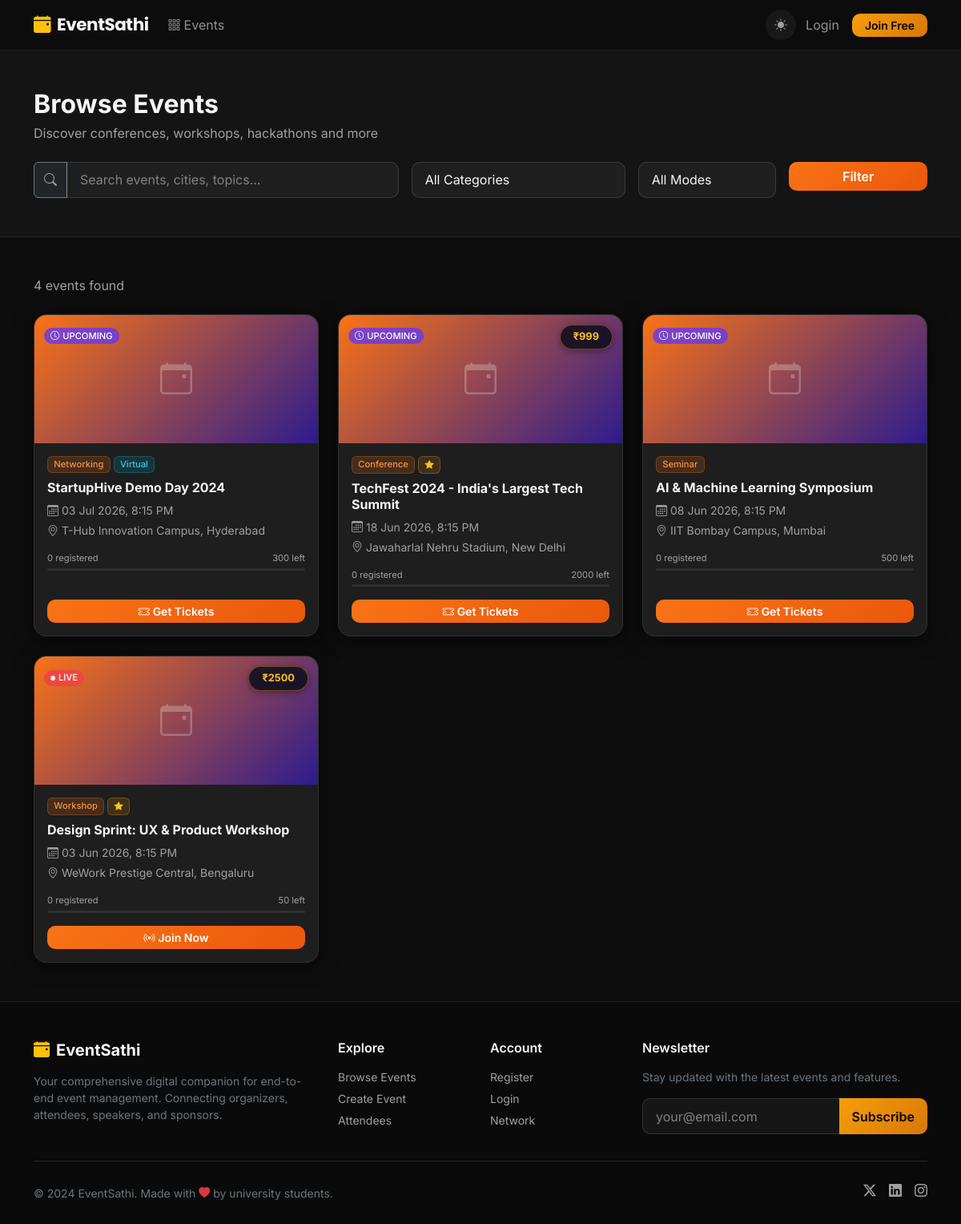
Screenshot of /events/ with the database file from the repository.
### events/models.py (models this page shows, shortened)
class Event(models.Model):
    STATUS_CHOICES = [
        ('draft', 'Draft'),
        ('published', 'Published'),
        ('ongoing', 'Ongoing'),
        ('completed', 'Completed'),
        ('cancelled', 'Cancelled'),
    ]
    CATEGORY_CHOICES = [
        ('conference', 'Conference'),
        ('workshop', 'Workshop'),
        ('seminar', 'Seminar'),
        ('webinar', 'Webinar'),
        ('hackathon', 'Hackathon'),
        ('cultural', 'Cultural'),
        ('sports', 'Sports'),
        ('networking', 'Networking'),
        ('other', 'Other'),
    ]
    organizer = models.ForeignKey(User, on_delete=models.CASCADE, related_name='organized_events')
    title = models.CharField(max_length=300)
    slug = models.SlugField(max_length=300, unique=True)
    description = models.TextField()
    category = models.CharField(max_length=50, choices=CATEGORY_CHOICES, default='conference')
    banner = models.ImageField(upload_to='event_banners/', blank=True, null=True)
    start_date = models.DateTimeField()
    end_date = models.DateTimeField()
    registration_start = models.DateTimeField(blank=True, null=True)
    registration_end = models.DateTimeField(blank=True, null=True)
    venue = models.CharField(max_length=300)
    city = models.CharField(max_length=100)
    is_virtual = models.BooleanField(default=False)
    virtual_link = models.URLField(blank=True)
    max_capacity = models.PositiveIntegerField(default=100)
    status = models.CharField(max_length=20, choices=STATUS_CHOICES, default='published')
    is_featured = models.BooleanField(default=False)
    tags = models.CharField(max_length=500, blank=True)
    created_at = models.DateTimeField(auto_now_add=True)
    updated_at = models.DateTimeField(auto_now=True)
    class Meta:
        ordering = ['-start_date']
    def get_registered_count(self):
        return self.registrations.filter(status='confirmed').count()
    def get_available_seats(self):
        return self.max_capacity - self.get_registered_count()
    def get_min_price(self):
        tiers = self.ticket_tiers.filter(is_active=True)
        if not tiers.exists():
            return None
        prices = [t.price for t in tiers]
        return min(prices)
    def get_live_status(self):
        now = timezone.now()
        if self.status == 'ongoing' or (self.start_date <= now <= self.end_date):
            return 'live'
        elif self.status in ('completed',) or self.end_date < now:
            return 'past'
        else:
            return 'upcoming'

class TicketTier(models.Model):
    event = models.ForeignKey(Event, on_delete=models.CASCADE, related_name='ticket_tiers')
    name = models.CharField(max_length=100)
    description = models.TextField(blank=True)
    price = models.DecimalField(max_digits=10, decimal_places=2, default=0.00)
    capacity = models.PositiveIntegerField(default=50)
    benefits = models.TextField(blank=True, help_text='One benefit per line')
    is_active = models.BooleanField(default=True)

### events/views.py (the view)
# urls.py: path('', views.event_list, name='event_list'),
def event_list(request):
    events = Event.objects.filter(status__in=['published', 'ongoing', 'completed'])
    query = request.GET.get('q', '')
    category = request.GET.get('category', '')
    mode = request.GET.get('mode', '')
    status_filter = request.GET.get('status', '')
    if query:
        events = events.filter(Q(title__icontains=query) | Q(description__icontains=query) | Q(city__icontains=query) | Q(tags__icontains=query))
    if category:
        events = events.filter(category=category)
    if mode == 'virtual':
        events = events.filter(is_virtual=True)
    elif mode == 'in-person':
        events = events.filter(is_virtual=False)
    if status_filter:
        events = events.filter(status=status_filter)
    return render(request, 'events/event_list.html', {
        'events': events.order_by('-start_date'),
        'query': query,
        'category': category,
        'categories': Event.CATEGORY_CHOICES,
        'mode': mode,
    })

### templates/events/event_list.html (shortened to what this page needs)
{% extends 'base.html' %}
{% block content %}
<div class="py-5" style="background:var(--es-dark-2); border-bottom:1px solid var(--es-border);">
    <div class="container">
        <h2 class="fw-bold mb-1">Browse Events</h2>
        <p class="text-muted mb-4">Discover conferences, workshops, hackathons and more</p>
        <form method="get" class="row g-3">
            <div class="col-lg-5">
                <div class="input-group">
                    <span class="input-group-text bg-dark border-secondary text-muted"><i class="bi bi-search"></i></span>
                    <input type="text" name="q" value="{{ query }}" class="form-control" placeholder="Search events, cities, topics...">
                </div>
            </div>
            <div class="col-lg-3">
                <select name="category" class="form-select">
                    <option value="">All Categories</option>
                </select>
            </div>
            <div class="col-lg-2">
                <select name="mode" class="form-select">
                    <option value="">All Modes</option>
                </select>
            </div>
            <div class="col-lg-2">
                <button type="submit" class="btn btn-primary w-100">Filter</button>
            </div>
        </form>
    </div>
</div>
<div class="container py-5">
    {% if events %}
    <div class="d-flex justify-content-between align-items-center mb-4">
        <p class="text-muted mb-0">{{ events|length }} event{{ events|length|pluralize }} found</p>
    </div>
    <div class="row gy-4">
        {% for event in events %}
        <div class="col-lg-4 col-md-6">
            {% include 'events/_event_card.html' with event=event %}
        </div>
        {% endfor %}
    </div>
    {% else %}
    <div class="text-center py-5">
        <i class="bi bi-calendar-x fs-1 text-muted mb-3 d-block"></i>
        <h5 class="fw-bold">No events found</h5>
        <p class="text-muted">Try adjusting your filters or <a href="{% url 'event_create' %}" class="text-warning">create a new event</a>.</p>
    </div>
    {% endif %}
</div>
{% endblock %}

### templates/events/_event_card.html (shortened to what this page needs)
{% with live_status=event.get_live_status min_price=event.get_min_price %}
<div class="card event-card h-100" style="position:relative;overflow:hidden;">
    <div style="position:absolute;top:12px;right:12px;z-index:10;">
        {% if min_price is not None %}
            {% if min_price == 0 %}
            <span class="badge px-3 py-2 fw-bold" style="background:rgba(16,185,129,0.92);color:#fff;font-size:0.8rem;border-radius:20px;box-shadow:0 2px 8px rgba(0,0,0,0.35);">FREE</span>
            {% else %}
            <span class="badge px-3 py-2 fw-bold" style="background:rgba(15,15,30,0.88);color:#fbbf24;border:1px solid rgba(245,158,11,0.4);font-size:0.8rem;border-radius:20px;box-shadow:0 2px 8px rgba(0,0,0,0.35);">₹{{ min_price|floatformat:0 }}</span>
            {% endif %}
        {% endif %}
    </div>
    <div style="position:absolute;top:12px;left:12px;z-index:10;">
        {% if live_status == 'live' %}
        <span class="badge px-2 py-1" style="background:rgba(239,68,68,0.9);color:#fff;font-size:0.7rem;border-radius:20px;">
            <span class="d-inline-block rounded-circle bg-white me-1" style="width:6px;height:6px;animation:pulse 1.2s infinite;"></span>LIVE
        </span>
        {% elif live_status == 'upcoming' %}
        <span class="badge px-2 py-1" style="background:rgba(108,61,225,0.85);color:#fff;font-size:0.7rem;border-radius:20px;">
            <i class="bi bi-clock me-1"></i>UPCOMING
        </span>
        {% else %}
        <span class="badge px-2 py-1" style="background:rgba(71,85,105,0.85);color:#cbd5e1;font-size:0.7rem;border-radius:20px;">
            <i class="bi bi-check2-circle me-1"></i>PAST
        </span>
        {% endif %}
    </div>
    {% if event.banner %}
    <img src="{{ event.banner.url }}" class="card-img-top" alt="{{ event.title }}" style="height:160px;object-fit:cover;">
    {% else %}
    <div class="event-card-placeholder" style="height:160px;">
        <i class="bi bi-calendar-event fs-1"></i>
    </div>
    {% endif %}
    <div class="card-body p-3 d-flex flex-column">
        <div class="d-flex flex-wrap gap-1 mb-2">
            <span class="badge badge-category" style="font-size:0.7rem;">{{ event.get_category_display }}</span>
            {% if event.is_virtual %}<span class="badge" style="background:rgba(6,182,212,0.15);color:#22d3ee;border:1px solid rgba(6,182,212,0.3);font-size:0.7rem;">Virtual</span>{% endif %}
            {% if event.is_featured %}<span class="badge" style="background:rgba(245,158,11,0.15);color:#fbbf24;border:1px solid rgba(245,158,11,0.3);font-size:0.7rem;"><i class="bi bi-star-fill"></i></span>{% endif %}
        </div>
        <h6 class="fw-bold mb-1 lh-sm">{{ event.title }}</h6>
        <div class="d-flex flex-column gap-1 mt-1 mb-3">
            <small class="text-muted"><i class="bi bi-calendar3 me-1"></i>{{ event.start_date|date:"d M Y, g:i A" }}</small>
            <small class="text-muted"><i class="bi bi-geo-alt me-1"></i>{{ event.venue }}, {{ event.city }}</small>
        </div>
        <div class="mb-3">
            <div class="d-flex justify-content-between mb-1">
                <small class="text-muted" style="font-size:0.7rem;">{{ event.get_registered_count }} registered</small>
                <small class="text-muted" style="font-size:0.7rem;">{{ event.get_available_seats }} left</small>
            </div>
            <div class="progress" style="height:3px;background:rgba(255,255,255,0.08);">
            </div>
        </div>
        <a href="{% url 'event_detail' event.slug %}" class="btn btn-primary btn-sm w-100 mt-auto">
            {% if live_status == 'live' %}<i class="bi bi-broadcast me-1"></i>Join Now
            {% elif live_status == 'past' %}<i class="bi bi-eye me-1"></i>View Event
            {% else %}<i class="bi bi-ticket-perforated me-1"></i>Get Tickets
            {% endif %}
        </a>
    </div>
</div>
{% endwith %}

### rows the page displays
Event: shows "UPCOMING", category "Networking", is_virtual "Virtual", title "StartupHive Demo Day 2024", start_date "03 Jul 2026, 8:15 PM", venue "T-Hub Innovation Campus", city "Hyderabad", get_registered_count "0", get_available_seats "300", shows "Get Tickets"
Event: get_min_price "999", shows "UPCOMING", category "Conference", is_featured True (drawn), title "TechFest 2024 - India's Largest Tech Summit", start_date "18 Jun 2026, 8:15 PM", venue "Jawaharlal Nehru Stadium", city "New Delhi", get_registered_count "0", get_available_seats "2000", shows "Get Tickets"
Event: shows "UPCOMING", category "Seminar", title "AI & Machine Learning Symposium", start_date "08 Jun 2026, 8:15 PM", venue "IIT Bombay Campus", city "Mumbai", get_registered_count "0", get_available_seats "500", shows "Get Tickets"
Event: get_min_price "2500", shows "LIVE", category "Workshop", is_featured True (drawn), title "Design Sprint: UX & Product Workshop", start_date "03 Jun 2026, 8:15 PM", venue "WeWork Prestige Central", city "Bengaluru", get_registered_count "0", get_available_seats "50", shows "Join Now"

### other values shown
{{ events|length }} "4"
